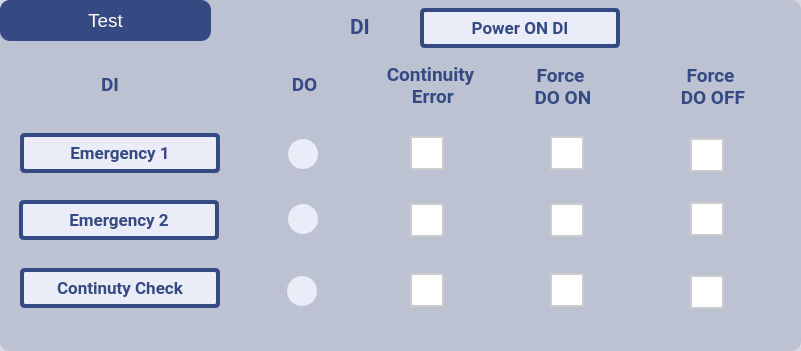
  <widget class="QWidget" name="widget_14" native="true">
   <property name="geometry">
    <rect>
     <x>459</x>
     <y>260</y>
     <width>801</width>
     <height>351</height>
    </rect>
   </property>
   <property name="styleSheet">
    <string notr="true">background:color rgb(150,160,186,40%);
border-radius:10px;</string>
   </property>
   <widget class="QLabel" name="lblEmergency1LED">
    <property name="geometry">
     <rect>
      <x>288</x>
      <y>139</y>
      <width>30</width>
      <height>30</height>
     </rect>
    </property>
    <property name="styleSheet">
     <string notr="true">background:rgb(234, 236, 247);
border-radius:15px;</string>
    </property>
    <property name="text">
     <string/>
    </property>
   </widget>
   <widget class="QLabel" name="lblEmergency2LED">
    <property name="geometry">
     <rect>
      <x>288</x>
      <y>204</y>
      <width>30</width>
      <height>30</height>
     </rect>
    </property>
    <property name="styleSheet">
     <string notr="true">background:rgb(234, 236, 247);
border-radius:15px;</string>
    </property>
    <property name="text">
     <string/>
    </property>
   </widget>
   <widget class="QCheckBox" name="ckEmergencyStop1">
    <property name="geometry">
     <rect>
      <x>410</x>
      <y>133</y>
      <width>40</width>
      <height>40</height>
     </rect>
    </property>
    <property name="font">
     <font>
      <pointsize>-1</pointsize>
     </font>
    </property>
    <property name="styleSheet">
     <string notr="true">QCheckBox {
    spacing: 18px; /* Adjust spacing between the checkbox and text */
    font-size: 28px; /* Set the font size */
    background-color: rgba(150, 160, 186, 1%); /* Background color */
 color:rgb(53,74, 131);
}

QCheckBox::indicator {
    width: 30px; /* Adjust the width of the checkbox indicator */
    height: 30px; /* Adjust the height of the checkbox indicator */
    border-radius: 30px; /* Make the indicator circular */
    border: 2px solid #cccccc; /* Add a border around the indicator */
color:rgb(53,74, 131);
}

QCheckBox::indicator:checked {
    background-color: #000000; /* Change the background color of the indicator when checked */
    border: 2px solid #ffffff; /* Add a border around the indicator when checked */
color:rgb(53,74, 131);
}

QCheckBox::indicator:unchecked {
    background-color: #ffffff; /* Change the background color of the indicator when unchecked */
color:rgb(53,74, 131);
}
</string>
    </property>
    <property name="text">
     <string/>
    </property>
   </widget>
   <widget class="QCheckBox" name="ckEmergencyStop2">
    <property name="geometry">
     <rect>
      <x>410</x>
      <y>200</y>
      <width>40</width>
      <height>40</height>
     </rect>
    </property>
    <property name="font">
     <font>
      <pointsize>-1</pointsize>
     </font>
    </property>
    <property name="styleSheet">
     <string notr="true">QCheckBox {
    spacing: 18px; /* Adjust spacing between the checkbox and text */
    font-size: 28px; /* Set the font size */
    background-color: rgba(150, 160, 186, 1%); /* Background color */
 color:rgb(53,74, 131);
}

QCheckBox::indicator {
    width: 30px; /* Adjust the width of the checkbox indicator */
    height: 30px; /* Adjust the height of the checkbox indicator */
    border-radius: 30px; /* Make the indicator circular */
    border: 2px solid #cccccc; /* Add a border around the indicator */
color:rgb(53,74, 131);
}

QCheckBox::indicator:checked {
    background-color: #000000; /* Change the background color of the indicator when checked */
    border: 2px solid #ffffff; /* Add a border around the indicator when checked */
color:rgb(53,74, 131);
}

QCheckBox::indicator:unchecked {
    background-color: #ffffff; /* Change the background color of the indicator when unchecked */
color:rgb(53,74, 131);
}
</string>
    </property>
    <property name="text">
     <string/>
    </property>
   </widget>
   <widget class="QLabel" name="label_107">
    <property name="geometry">
     <rect>
      <x>101</x>
      <y>65</y>
      <width>41</width>
      <height>38</height>
     </rect>
    </property>
    <property name="font">
     <font>
      <family>Roboto</family>
      <pointsize>14</pointsize>
      <weight>75</weight>
      <bold>true</bold>
     </font>
    </property>
    <property name="styleSheet">
     <string notr="true">background:color rgb(150,160,186,1%);
color:rgb(53,74, 131);</string>
    </property>
    <property name="text">
     <string>DI</string>
    </property>
   </widget>
   <widget class="QLabel" name="label_108">
    <property name="geometry">
     <rect>
      <x>264</x>
      <y>65</y>
      <width>81</width>
      <height>38</height>
     </rect>
    </property>
    <property name="font">
     <font>
      <family>Roboto</family>
      <pointsize>14</pointsize>
      <weight>75</weight>
      <bold>true</bold>
     </font>
    </property>
    <property name="styleSheet">
     <string notr="true">background:color rgb(150,160,186,1%);
color:rgb(53,74, 131);</string>
    </property>
    <property name="text">
     <string>DO</string>
    </property>
    <property name="alignment">
     <set>Qt::AlignCenter</set>
    </property>
   </widget>
   <widget class="QLabel" name="label_109">
    <property name="geometry">
     <rect>
      <x>370</x>
      <y>55</y>
      <width>121</width>
      <height>61</height>
     </rect>
    </property>
    <property name="font">
     <font>
      <family>Roboto</family>
      <pointsize>14</pointsize>
      <weight>75</weight>
      <bold>true</bold>
     </font>
    </property>
    <property name="styleSheet">
     <string notr="true">background:color rgb(150,160,186,0%);
color:rgb(53,74, 131);</string>
    </property>
    <property name="text">
     <string>Continuity
 Error</string>
    </property>
    <property name="alignment">
     <set>Qt::AlignCenter</set>
    </property>
   </widget>
   <widget class="QPushButton" name="pbHarness_2">
    <property name="geometry">
     <rect>
      <x>0</x>
      <y>0</y>
      <width>211</width>
      <height>41</height>
     </rect>
    </property>
    <property name="font">
     <font>
      <pointsize>14</pointsize>
     </font>
    </property>
    <property name="styleSheet">
     <string notr="true">background-color: rgb(53, 74, 131); 
color: rgb(255, 255, 255);</string>
    </property>
    <property name="text">
     <string>Test</string>
    </property>
   </widget>
   <widget class="QLabel" name="lblEmergency1">
    <property name="geometry">
     <rect>
      <x>20</x>
      <y>133</y>
      <width>200</width>
      <height>40</height>
     </rect>
    </property>
    <property name="font">
     <font>
      <family>Roboto</family>
      <pointsize>13</pointsize>
      <weight>75</weight>
      <bold>true</bold>
     </font>
    </property>
    <property name="styleSheet">
     <string notr="true">background:rgb(234, 236, 247);
border: 4px solid rgb(53,74, 131);
color:rgb(53,74, 131);
border-radius:5px;



</string>
    </property>
    <property name="text">
     <string>Emergency 1</string>
    </property>
    <property name="alignment">
     <set>Qt::AlignCenter</set>
    </property>
   </widget>
   <widget class="QLabel" name="lblEmergency2">
    <property name="geometry">
     <rect>
      <x>19</x>
      <y>200</y>
      <width>200</width>
      <height>40</height>
     </rect>
    </property>
    <property name="font">
     <font>
      <family>Roboto</family>
      <pointsize>13</pointsize>
      <weight>75</weight>
      <bold>true</bold>
     </font>
    </property>
    <property name="styleSheet">
     <string notr="true">background:rgb(234, 236, 247);
border: 4px solid rgb(53,74, 131);
color:rgb(53,74, 131);
border-radius:5px;



</string>
    </property>
    <property name="text">
     <string>Emergency 2</string>
    </property>
    <property name="alignment">
     <set>Qt::AlignCenter</set>
    </property>
   </widget>
   <widget class="QCheckBox" name="cbEmgStop1_On">
    <property name="geometry">
     <rect>
      <x>550</x>
      <y>133</y>
      <width>40</width>
      <height>40</height>
     </rect>
    </property>
    <property name="font">
     <font>
      <pointsize>-1</pointsize>
     </font>
    </property>
    <property name="styleSheet">
     <string notr="true">QCheckBox {
    spacing: 18px; /* Adjust spacing between the checkbox and text */
    font-size: 28px; /* Set the font size */
    background-color: rgba(150, 160, 186, 1%); /* Background color */
 color:rgb(53,74, 131);
}

QCheckBox::indicator {
    width: 30px; /* Adjust the width of the checkbox indicator */
    height: 30px; /* Adjust the height of the checkbox indicator */
    border-radius: 30px; /* Make the indicator circular */
    border: 2px solid #cccccc; /* Add a border around the indicator */
color:rgb(53,74, 131);
}

QCheckBox::indicator:checked {
    background-color: #000000; /* Change the background color of the indicator when checked */
    border: 2px solid #ffffff; /* Add a border around the indicator when checked */
color:rgb(53,74, 131);
}

QCheckBox::indicator:unchecked {
    background-color: #ffffff; /* Change the background color of the indicator when unchecked */
color:rgb(53,74, 131);
}
</string>
    </property>
    <property name="text">
     <string/>
    </property>
   </widget>
   <widget class="QLabel" name="lblForceDoOn">
    <property name="geometry">
     <rect>
      <x>520</x>
      <y>67</y>
      <width>81</width>
      <height>38</height>
     </rect>
    </property>
    <property name="font">
     <font>
      <family>Roboto</family>
      <pointsize>14</pointsize>
      <weight>75</weight>
      <bold>true</bold>
     </font>
    </property>
    <property name="styleSheet">
     <string notr="true">background:color rgb(150,160,186,1%);
color:rgb(53,74, 131);</string>
    </property>
    <property name="text">
     <string>Force
 DO ON</string>
    </property>
    <property name="alignment">
     <set>Qt::AlignCenter</set>
    </property>
   </widget>
   <widget class="QCheckBox" name="cbEmgStop2_On">
    <property name="geometry">
     <rect>
      <x>550</x>
      <y>200</y>
      <width>40</width>
      <height>40</height>
     </rect>
    </property>
    <property name="font">
     <font>
      <pointsize>-1</pointsize>
     </font>
    </property>
    <property name="styleSheet">
     <string notr="true">QCheckBox {
    spacing: 18px; /* Adjust spacing between the checkbox and text */
    font-size: 28px; /* Set the font size */
    background-color: rgba(150, 160, 186, 1%); /* Background color */
 color:rgb(53,74, 131);
}

QCheckBox::indicator {
    width: 30px; /* Adjust the width of the checkbox indicator */
    height: 30px; /* Adjust the height of the checkbox indicator */
    border-radius: 30px; /* Make the indicator circular */
    border: 2px solid #cccccc; /* Add a border around the indicator */
color:rgb(53,74, 131);
}

QCheckBox::indicator:checked {
    background-color: #000000; /* Change the background color of the indicator when checked */
    border: 2px solid #ffffff; /* Add a border around the indicator when checked */
color:rgb(53,74, 131);
}

QCheckBox::indicator:unchecked {
    background-color: #ffffff; /* Change the background color of the indicator when unchecked */
color:rgb(53,74, 131);
}
</string>
    </property>
    <property name="text">
     <string/>
    </property>
   </widget>
   <widget class="QCheckBox" name="cbEmgStop2_Off">
    <property name="geometry">
     <rect>
      <x>690</x>
      <y>199</y>
      <width>40</width>
      <height>40</height>
     </rect>
    </property>
    <property name="font">
     <font>
      <pointsize>-1</pointsize>
     </font>
    </property>
    <property name="styleSheet">
     <string notr="true">QCheckBox {
    spacing: 18px; /* Adjust spacing between the checkbox and text */
    font-size: 28px; /* Set the font size */
    background-color: rgba(150, 160, 186, 1%); /* Background color */
 color:rgb(53,74, 131);
}

QCheckBox::indicator {
    width: 30px; /* Adjust the width of the checkbox indicator */
    height: 30px; /* Adjust the height of the checkbox indicator */
    border-radius: 30px; /* Make the indicator circular */
    border: 2px solid #cccccc; /* Add a border around the indicator */
color:rgb(53,74, 131);
}

QCheckBox::indicator:checked {
    background-color: #000000; /* Change the background color of the indicator when checked */
    border: 2px solid #ffffff; /* Add a border around the indicator when checked */
color:rgb(53,74, 131);
}

QCheckBox::indicator:unchecked {
    background-color: #ffffff; /* Change the background color of the indicator when unchecked */
color:rgb(53,74, 131);
}
</string>
    </property>
    <property name="text">
     <string/>
    </property>
   </widget>
   <widget class="QLabel" name="lblForceDoOff">
    <property name="geometry">
     <rect>
      <x>670</x>
      <y>67</y>
      <width>81</width>
      <height>38</height>
     </rect>
    </property>
    <property name="font">
     <font>
      <family>Roboto</family>
      <pointsize>14</pointsize>
      <weight>75</weight>
      <bold>true</bold>
     </font>
    </property>
    <property name="styleSheet">
     <string notr="true">background:color rgb(150,160,186,1%);
color:rgb(53,74, 131);</string>
    </property>
    <property name="text">
     <string>Force
 DO OFF</string>
    </property>
    <property name="alignment">
     <set>Qt::AlignCenter</set>
    </property>
   </widget>
   <widget class="QCheckBox" name="cbEmgStop1_Off">
    <property name="geometry">
     <rect>
      <x>690</x>
      <y>135</y>
      <width>40</width>
      <height>40</height>
     </rect>
    </property>
    <property name="font">
     <font>
      <pointsize>-1</pointsize>
     </font>
    </property>
    <property name="styleSheet">
     <string notr="true">QCheckBox {
    spacing: 18px; /* Adjust spacing between the checkbox and text */
    font-size: 28px; /* Set the font size */
    background-color: rgba(150, 160, 186, 1%); /* Background color */
 color:rgb(53,74, 131);
}

QCheckBox::indicator {
    width: 30px; /* Adjust the width of the checkbox indicator */
    height: 30px; /* Adjust the height of the checkbox indicator */
    border-radius: 30px; /* Make the indicator circular */
    border: 2px solid #cccccc; /* Add a border around the indicator */
color:rgb(53,74, 131);
}

QCheckBox::indicator:checked {
    background-color: #000000; /* Change the background color of the indicator when checked */
    border: 2px solid #ffffff; /* Add a border around the indicator when checked */
color:rgb(53,74, 131);
}

QCheckBox::indicator:unchecked {
    background-color: #ffffff; /* Change the background color of the indicator when unchecked */
color:rgb(53,74, 131);
}
</string>
    </property>
    <property name="text">
     <string/>
    </property>
   </widget>
   <widget class="QLabel" name="label_116">
    <property name="geometry">
     <rect>
      <x>350</x>
      <y>8</y>
      <width>61</width>
      <height>38</height>
     </rect>
    </property>
    <property name="font">
     <font>
      <family>Roboto</family>
      <pointsize>16</pointsize>
      <weight>75</weight>
      <bold>true</bold>
     </font>
    </property>
    <property name="styleSheet">
     <string notr="true">background:color rgb(150,160,186,1%);
color:rgb(53,74, 131);</string>
    </property>
    <property name="text">
     <string>DI</string>
    </property>
   </widget>
   <widget class="QLabel" name="lblPowerOn">
    <property name="geometry">
     <rect>
      <x>420</x>
      <y>8</y>
      <width>200</width>
      <height>40</height>
     </rect>
    </property>
    <property name="font">
     <font>
      <family>Roboto</family>
      <pointsize>13</pointsize>
      <weight>75</weight>
      <bold>true</bold>
     </font>
    </property>
    <property name="styleSheet">
     <string notr="true">border: 4px solid rgb(53,74, 131);
color:rgb(53,74, 131);
background:rgb(234, 236, 247);
border-radius:5px;



</string>
    </property>
    <property name="text">
     <string>Power ON DI</string>
    </property>
    <property name="alignment">
     <set>Qt::AlignCenter</set>
    </property>
   </widget>
   <widget class="QLabel" name="lblContinutyCheck">
    <property name="geometry">
     <rect>
      <x>20</x>
      <y>268</y>
      <width>200</width>
      <height>40</height>
     </rect>
    </property>
    <property name="font">
     <font>
      <family>Roboto</family>
      <pointsize>13</pointsize>
      <weight>75</weight>
      <bold>true</bold>
     </font>
    </property>
    <property name="styleSheet">
     <string notr="true">background:rgb(234, 236, 247);
border: 4px solid rgb(53,74, 131);
color:rgb(53,74, 131);
border-radius:5px;



</string>
    </property>
    <property name="text">
     <string>Continuty Check</string>
    </property>
    <property name="alignment">
     <set>Qt::AlignCenter</set>
    </property>
   </widget>
   <widget class="QCheckBox" name="ckContinutyCheck">
    <property name="geometry">
     <rect>
      <x>410</x>
      <y>270</y>
      <width>40</width>
      <height>40</height>
     </rect>
    </property>
    <property name="font">
     <font>
      <pointsize>-1</pointsize>
     </font>
    </property>
    <property name="styleSheet">
     <string notr="true">QCheckBox {
    spacing: 18px; /* Adjust spacing between the checkbox and text */
    font-size: 28px; /* Set the font size */
    background-color: rgba(150, 160, 186, 1%); /* Background color */
 color:rgb(53,74, 131);
}

QCheckBox::indicator {
    width: 30px; /* Adjust the width of the checkbox indicator */
    height: 30px; /* Adjust the height of the checkbox indicator */
    border-radius: 30px; /* Make the indicator circular */
    border: 2px solid #cccccc; /* Add a border around the indicator */
color:rgb(53,74, 131);
}

QCheckBox::indicator:checked {
    background-color: #000000; /* Change the background color of the indicator when checked */
    border: 2px solid #ffffff; /* Add a border around the indicator when checked */
color:rgb(53,74, 131);
}

QCheckBox::indicator:unchecked {
    background-color: #ffffff; /* Change the background color of the indicator when unchecked */
color:rgb(53,74, 131);
}
</string>
    </property>
    <property name="text">
     <string/>
    </property>
   </widget>
   <widget class="QLabel" name="lblContinutyCheckLED">
    <property name="geometry">
     <rect>
      <x>287</x>
      <y>276</y>
      <width>30</width>
      <height>30</height>
     </rect>
    </property>
    <property name="styleSheet">
     <string notr="true">background:rgb(234, 236, 247);
border-radius:15px;</string>
    </property>
    <property name="text">
     <string/>
    </property>
   </widget>
   <widget class="QCheckBox" name="ckContinutyCheck_On">
    <property name="geometry">
     <rect>
      <x>550</x>
      <y>270</y>
      <width>40</width>
      <height>40</height>
     </rect>
    </property>
    <property name="font">
     <font>
      <pointsize>-1</pointsize>
     </font>
    </property>
    <property name="styleSheet">
     <string notr="true">QCheckBox {
    spacing: 18px; /* Adjust spacing between the checkbox and text */
    font-size: 28px; /* Set the font size */
    background-color: rgba(150, 160, 186, 1%); /* Background color */
 color:rgb(53,74, 131);
}

QCheckBox::indicator {
    width: 30px; /* Adjust the width of the checkbox indicator */
    height: 30px; /* Adjust the height of the checkbox indicator */
    border-radius: 30px; /* Make the indicator circular */
    border: 2px solid #cccccc; /* Add a border around the indicator */
color:rgb(53,74, 131);
}

QCheckBox::indicator:checked {
    background-color: #000000; /* Change the background color of the indicator when checked */
    border: 2px solid #ffffff; /* Add a border around the indicator when checked */
color:rgb(53,74, 131);
}

QCheckBox::indicator:unchecked {
    background-color: #ffffff; /* Change the background color of the indicator when unchecked */
color:rgb(53,74, 131);
}
</string>
    </property>
    <property name="text">
     <string/>
    </property>
   </widget>
   <widget class="QCheckBox" name="ckContinutyCheck_Off">
    <property name="geometry">
     <rect>
      <x>690</x>
      <y>272</y>
      <width>40</width>
      <height>40</height>
     </rect>
    </property>
    <property name="font">
     <font>
      <pointsize>-1</pointsize>
     </font>
    </property>
    <property name="styleSheet">
     <string notr="true">QCheckBox {
    spacing: 18px; /* Adjust spacing between the checkbox and text */
    font-size: 28px; /* Set the font size */
    background-color: rgba(150, 160, 186, 1%); /* Background color */
 color:rgb(53,74, 131);
}

QCheckBox::indicator {
    width: 30px; /* Adjust the width of the checkbox indicator */
    height: 30px; /* Adjust the height of the checkbox indicator */
    border-radius: 30px; /* Make the indicator circular */
    border: 2px solid #cccccc; /* Add a border around the indicator */
color:rgb(53,74, 131);
}

QCheckBox::indicator:checked {
    background-color: #000000; /* Change the background color of the indicator when checked */
    border: 2px solid #ffffff; /* Add a border around the indicator when checked */
color:rgb(53,74, 131);
}

QCheckBox::indicator:unchecked {
    background-color: #ffffff; /* Change the background color of the indicator when unchecked */
color:rgb(53,74, 131);
}
</string>
    </property>
    <property name="text">
     <string/>
    </property>
   </widget>
  </widget>
